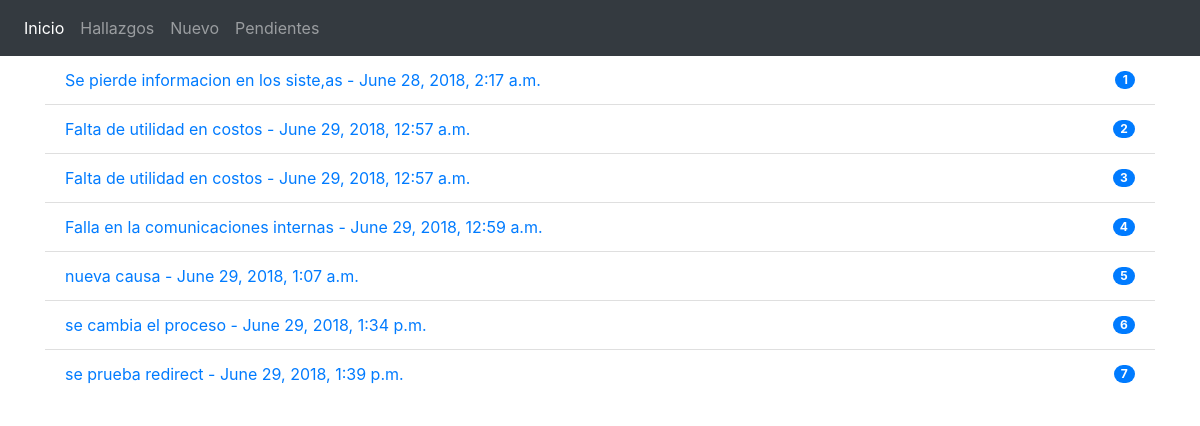
/lista/ (signed in), run on an earlier commit of the app's database.
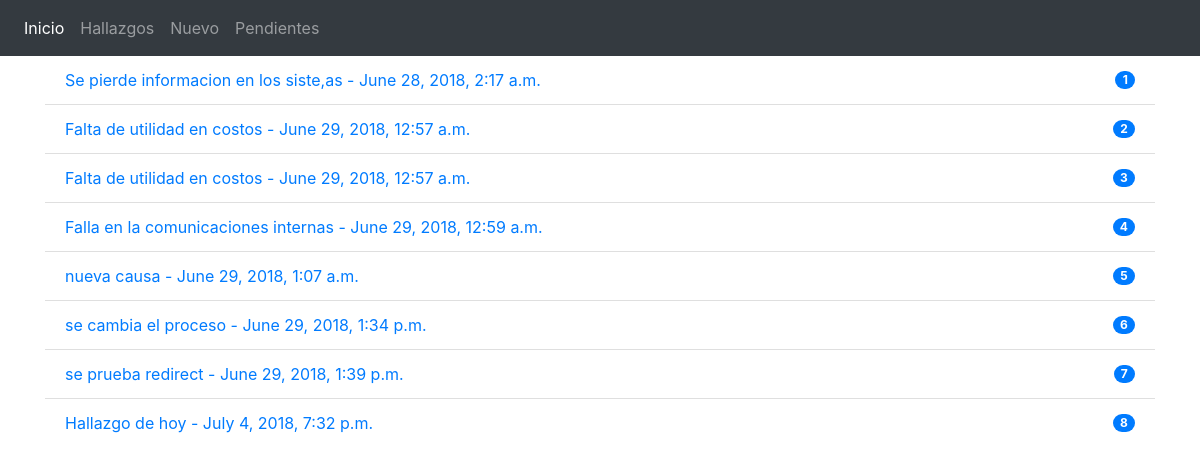
And on a later commit of the database.
### metodo/models.py (models this page shows, shortened)
class Hallazgo(models.Model):
    hallazgo = models.CharField(max_length=150)
    creado = models.DateTimeField(auto_now=True)
    def get_absolute_url(self):
        return reverse('metodo:causas', kwargs={'pk': self.pk})

### metodo/views.py (the view)
# urls.py: url(r'^lista/', ListaHallazgos.as_view(), name='lista_hallazgos'),
class ListaHallazgos(LoginRequiredMixin, ListView):
    template_name = 'metodo/lista_hallazgos.html'
    model = Hallazgo

### templates/metodo/lista_hallazgos.html
{% extends 'base/base.html' %}
{% block content %}
{% include 'componentes/navbar.html' %}
<div class="container">
    <div class="raw">
        <div>
            <ul class="list-group list-group-flush">
                {% for obj in object_list %}
                <li class="list-group-item d-flex justify-content-between align-items-center"><a href="{{ obj.get_absolute_url }}">{{obj.hallazgo}} - {{obj.creado}}</a>
                    <span class="badge badge-primary badge-pill">{{ obj.pk }}</span>
                </li>
                {% endfor %}
            </ul>
        </div>
    </div>
</div>
{% endblock %}

What changed in the data, as far as the page shows it:
added Hallazgo: hallazgo "Hallazgo de hoy", creado "July 4, 2018, 7:32 p.m.", pk "8"
